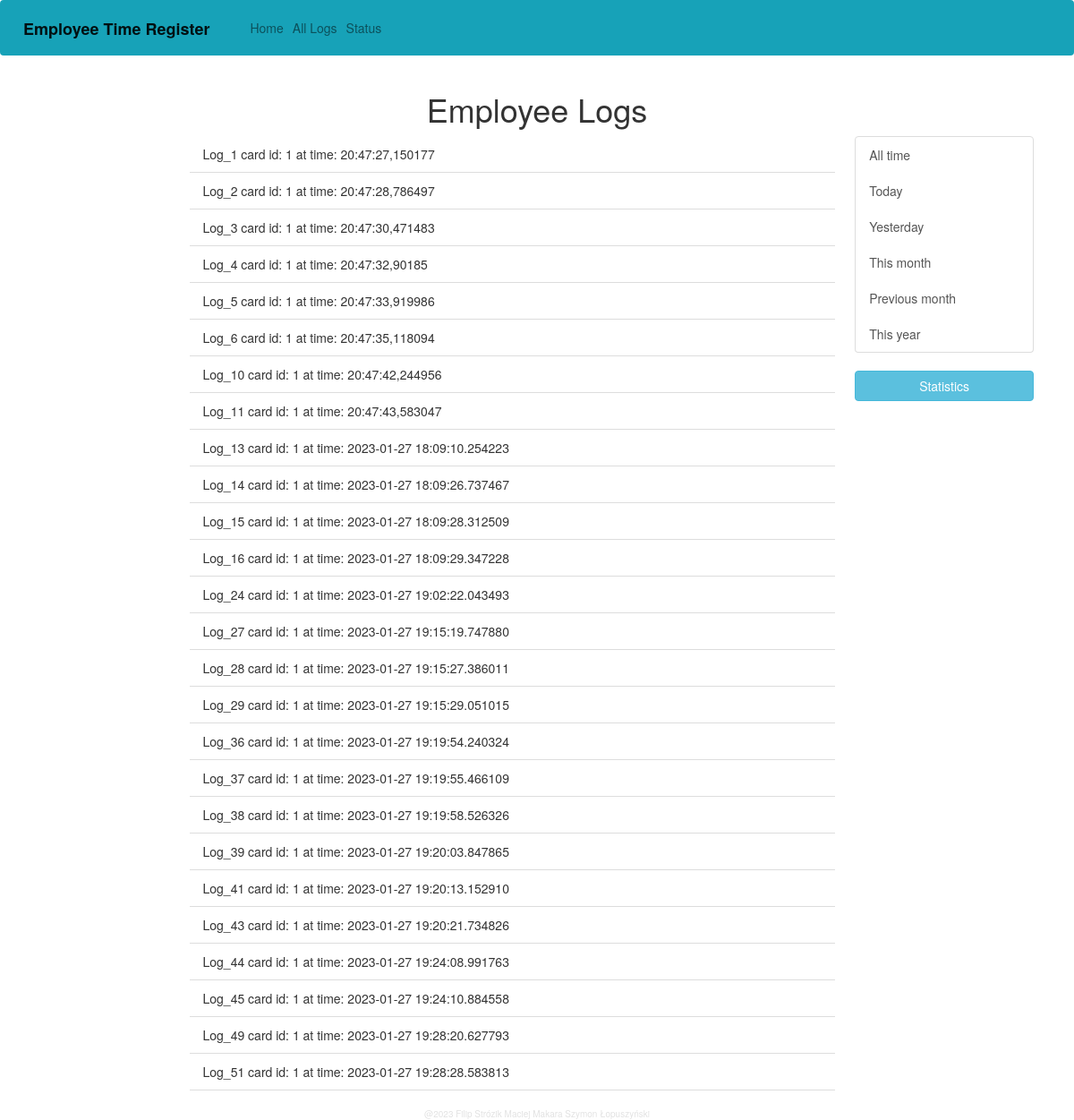
The app's page /logs/1, older data.
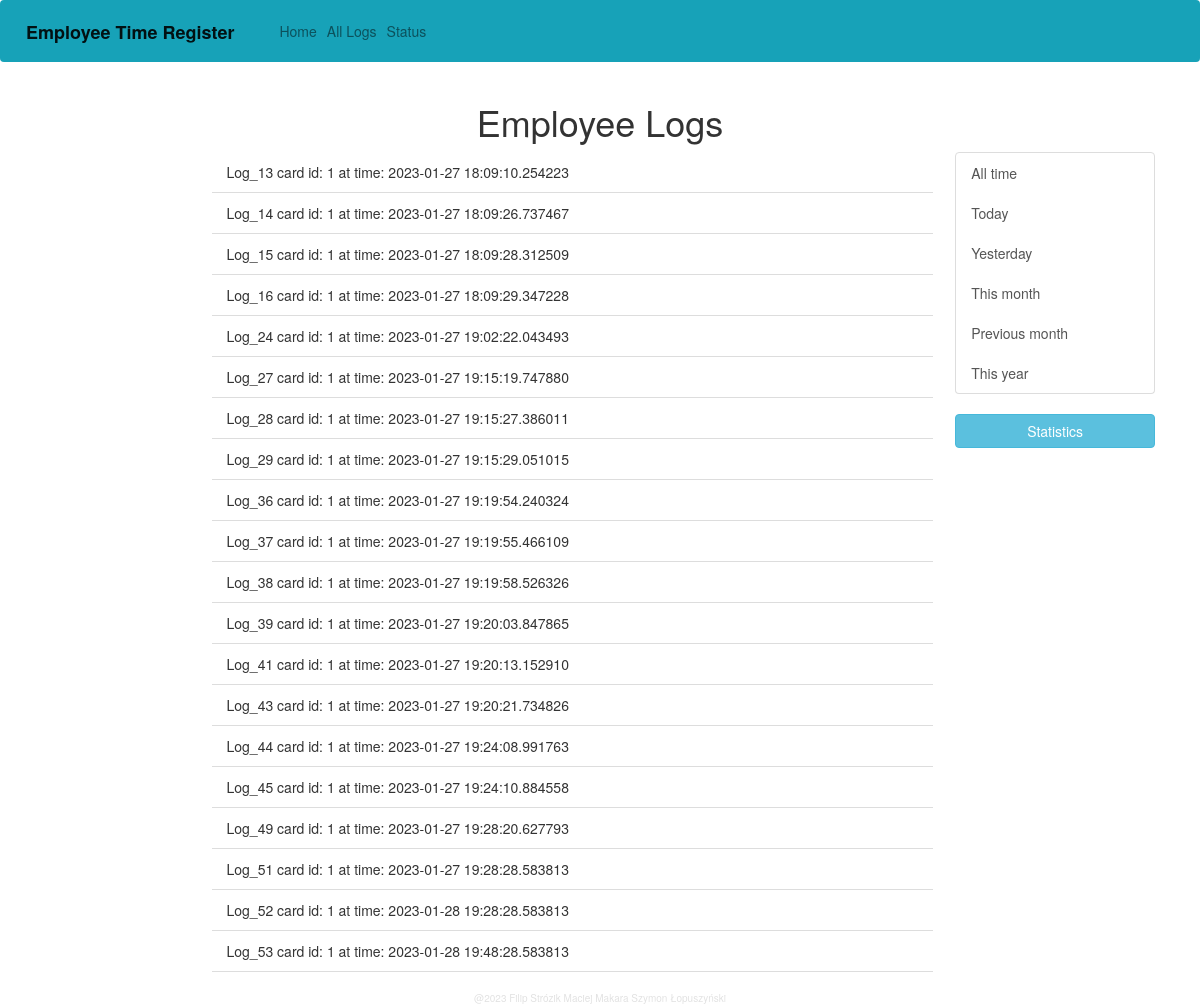
The same page, newer data.
### website/models.py (models this page shows)
class Log(db.Model):
    id = db.Column(db.Integer, primary_key=True, autoincrement=True)
    card_id = db.Column(db.String(20), db.ForeignKey('employee.card_id'))
    time = db.Column(db.String(40))
    def __str__(self):
        return "Log_%d card id: %s at time: %16s" % (self.id, self.card_id, self.time)

### website/views.py (the view, shortened to what this page needs)
@views.route('/logs/<employee_id>', methods=['GET', 'POST'])
def logs(employee_id):
    employee = Employee.query.filter_by(card_id=employee_id).first()
    if employee:
        logs = Log.query.filter_by(card_id=employee_id).all()
        return render_template('logs.html', logs=logs)
    else:
        return 'Employee not found'

### website/templates/logs.html (shortened to what this page needs)
{% extends "base.html" %} {% block title %}All_Logs{% endblock %} {% block content %}
    <div class="container">
      <h1 align="center">Employee Logs</h1>
      <section class="float-right" style="width: 18%; height: auto;">
        <form method="POST">
          <div class="list-group" name="how_long">
            <button type="submit" class="list-group-item list-group-item-action" name="time" id="time" value="all_time">All time</button>
            <button type="submit" class="list-group-item list-group-item-action" name="time" id="time" value="today">Today</button>
            <button type="submit" class="list-group-item list-group-item-action" name="time" id="time" value="yesterday">Yesterday</button>
            <button type="submit" class="list-group-item list-group-item-action" name="time" id="time" value="this_month">This month</button>
            <button type="submit" class="list-group-item list-group-item-action" name="time" id="time" value="prev_month">Previous month</button>
            <button type="submit" class="list-group-item list-group-item-action" name="time" id="time" value="this_year">This year</button>
          </div>
        </form>
        <form method="POST">
          <button type="submit" name="avg" id="avg" value="avg" class="btn btn-info btn-block">Statistics</button>
        </form>
      </section>
      <section class="float-left" style="width: 15%; height: auto;">
      </section>
      <section class="float-left" style="width: 65%; height: auto;">
        <ul class="list-group list-group-flush" id="notifications">
          {% for log in logs %}
          <li class="list-group-item">
            {{ log.__str__() }}
          </li>
          {% endfor %}
        </ul>
      </section>
    </div>
{% endblock %}

Row changes from the older to the newer data that the page shows:
removed Log: __str__ "Log_1 card id: 1 at time: 20:47:27,150177"
removed Log: __str__ "Log_2 card id: 1 at time: 20:47:28,786497"
removed Log: __str__ "Log_3 card id: 1 at time: 20:47:30,471483"
removed Log: __str__ "Log_4 card id: 1 at time: 20:47:32,90185"
removed Log: __str__ "Log_5 card id: 1 at time: 20:47:33,919986"
removed Log: __str__ "Log_6 card id: 1 at time: 20:47:35,118094"
removed Log: __str__ "Log_10 card id: 1 at time: 20:47:42,244956"
removed Log: __str__ "Log_11 card id: 1 at time: 20:47:43,583047"
added Log: __str__ "Log_52 card id: 1 at time: 2023-01-28 19:28:28.583813"
added Log: __str__ "Log_53 card id: 1 at time: 2023-01-28 19:48:28.583813"
